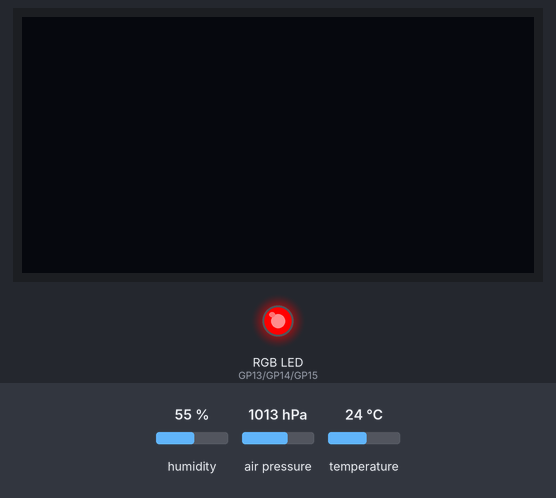
A program run on a simulated Raspberry Pi Pico running MicroPython. Parts: 128×64 one-colour display, an RGB LED mixed from three pins (HIGH = lit). Inputs (shaded band) come from the test bench; at power-on: humidity 55 %, air pressure 1013 hPa, temperature 24 °C. Files the program writes start out absent; library files of the repository ran but are not shown: bme280.py, sh1106.py; what the program prints to the serial console is not drawn.

Above: at 0.22 s.
At 1.12 s:
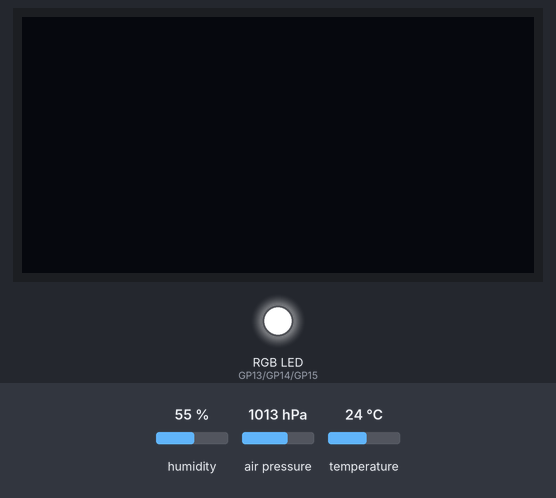
At 2.02 s:
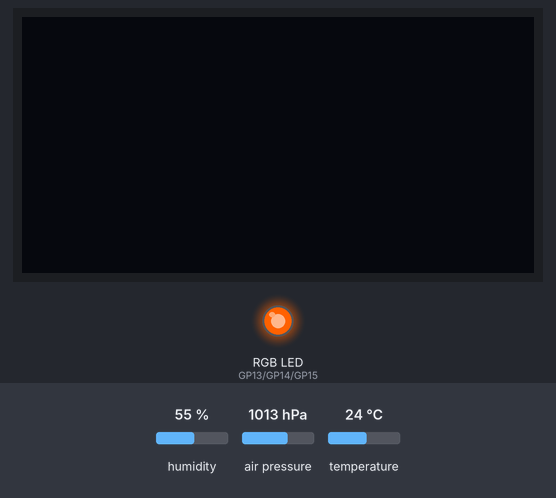
At 2.8 s:
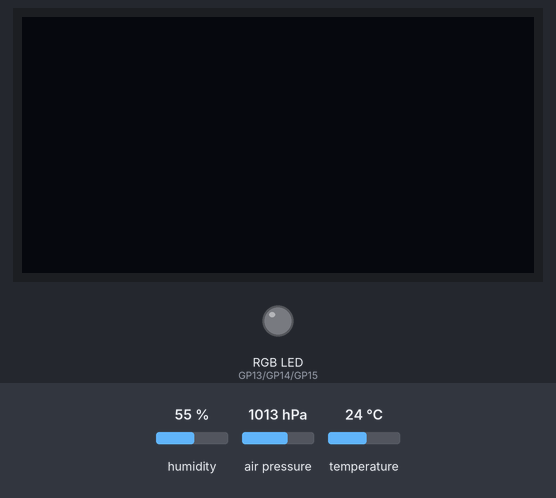
Timing chart, 0 to 4.3 s (numbered marks = the images above):
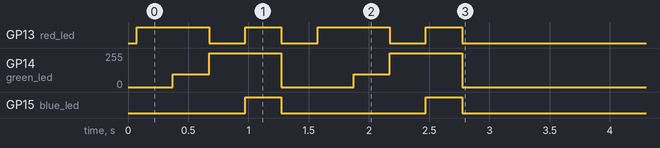

The program:

main_datalogger.py
```python
# main.py - uasyncio Version

import uasyncio as asyncio
from lib.temp_messung import bme_messure
from lib.LED import led_test
from lib.oled import oled_test, oled
from lib.datalogger import init_memory, save_messure

# Intervall-Einstellungen
MESS_INTERVALL = 120    # Sekunden zwischen den Messungen
OLED_REFRESH = 5      # Sekunden zwischen OLED-Updates

# Shared State für Sensordaten
sensor_data = {
    "temp": 0.0,
    "press": 0.0,
    "hum": 0.0
}

async def startup_tests():
    """
    Führt die Hardware-Tests nacheinander aus:
    - LED-Test (blockierend)
    - OLED-Test (blockierend)
    """
    led_test()       # blockiert, bis der LED-Test fertig ist
#    oled_test()      # blockiert, bis der OLED-Test fertig ist
    await asyncio.sleep(0)  # einmal zum Scheduler zurückgeben

async def sensor_task():
    """
    Liest kontinuierlich Sensordaten, speichert sie lokal und druckt sie in die Konsole.
    """
    init_memory()
    while True:
        t, p, h = bme_messure()
        sensor_data["temp"] = t
        sensor_data["press"] = p
        sensor_data["hum"] = h
        print(f"Temp: {t:.2f} °C, Druck: {p:.2f} hPa, Feuchte: {h:.2f} %")
        save_messure(t, p, h)
        await asyncio.sleep(MESS_INTERVALL)

async def oled_task():
    """
    Aktualisiert das OLED-Display mit den zuletzt gelesenen Sensordaten.
    """
    while True:
        oled.fill(0)
#        oled.text("akt. Messdaten:", 0, 0)
#        oled.text(f"Temp: {sensor_data['temp']:.1f} C", 0, 16)
#        oled.text(f"Druck: {sensor_data['press']:.0f} hPa", 0, 32)
#        oled.text(f"Feuchte: {sensor_data['hum']:.1f} %", 0, 48)
        oled.show()
        await asyncio.sleep(OLED_REFRESH)

async def main():
    # Startup-Initialisierung
    await startup_tests()

    # Tasks parallel starten
    task1 = asyncio.create_task(sensor_task())
    task2 = asyncio.create_task(oled_task())

    # Event-Loop läuft, bis du manuell mit CTRL+C abbrichst
    await asyncio.gather(task1, task2)

# uasyncio-Event-Loop starten
asyncio.run(main()) 
```

temp_messung.py
```python
#temp_messung.py


from machine import Pin, I2C
from utime import sleep
from lib import bme280    #Import aus dem Ordner lib

# I2C auf GP0 (SDA) und GP1 (SCL) initialisieren
i2c = I2C(0, scl=Pin(1), sda=Pin(0), freq=100000)

# BME280 initialisieren
sensor = bme280.BME280(i2c=i2c, address=0x76)

# Definition der Messung
def bme_messure():

    temp, pressure, humidity = sensor.read_compensated_data()

    # sensorspezifische Umrechnung in lesbare Werte
    temp_c = temp / 100       # z.B. 2325 -> 23.25 °C
    pressure_hpa = pressure / 25600  # z.B. 101325 -> ~1013.25 hPa
    humidity_percent = humidity / 1024  # z.B. 4512 -> 4.4%

    # Ausgabe im Terminal
    #print(f"Aktuelle Temperatur: {temp_c:.2f} °C")
    #print(f"Luftdruck: {pressure_hpa:.2f} hPa")
    #print(f"Luftfeuchtigkeit: {humidity_percent:.2f} %")
    #print("-" * 30)

    #Rückgabe der Werte aus der Schleife
    return temp_c, pressure_hpa, humidity_percent
```

LED.py
```python
#LED.py - Programm zur Ansteuerung der SMD RGB LED - (GND,R;G;B - Pin)

#-----------------------------------------------------------------------------

from machine import Pin, PWM
from utime import sleep
import uasyncio as asyncio


# Pin festlegen und definiert (je nach dem wo angeschlossen)
red_led = PWM(Pin(13))
green_led = PWM(Pin(14))
blue_led = PWM(Pin(15))

#PWM auf 1000 setzen
for pwm in (red_led, green_led, blue_led):
    pwm.freq(1000)

def set_color(r, g, b):
    # r, g, b: Werte von 0 (aus) bis 65535 (volle Helligkeit) - Mischen von Farben möglich
    red_led.duty_u16(r)
    green_led.duty_u16(g)
    blue_led.duty_u16(b)

#Definition der Farben als Variablem , ACHTUNG: wird als Tupel übergeben, daher beim verwenden mit *red entpacken
red = (65535, 0, 0)         # Rot
yellow = (65535, 25000, 0)  # Gelb
green = (0, 65535, 0)       # Grün
blue = (0, 0, 65535)        # Blau
white = (65535, 65535, 65535)  # Weiß
off = (0, 0, 0)             # Aus


def led_test():
    print("LED Test wird ausgeführt.")

    for i in range(2):
        t=0.3
        set_color(*red)          # Rot
        sleep(t)
        set_color(*yellow)       # Gelb
        sleep(t)
        set_color(*green)        # Grün
        sleep(t)
        set_color(*white)        # Weiß
        sleep(t)
        set_color(*off)          # Aus
        sleep(t)

    print("LED Test beendet.")


def show_ventilation_recommendation(temp, hum):
    """
    LED permanent auf Rot/Gelb/Grün je nach Sensorwert:
    - Rot: Feuchte > 60% oder Temp > 28°C
    - Gelb: Feuchte 50-60% oder Temp 25-28°C
    - Grün: Feuchte < 50% und Temp < 25°C
    """
    if hum > 60 or temp > 28:
        set_color(*red)
    elif 50 < hum <= 60 or 25 <= temp <= 28:
        set_color(*yellow)
    else:
        set_color(*green)

async def ventilation_task(get_sensor_data_callback):
    """
    Async-Task:
    - Alle 5 Sekunden: LED permanent entsprechend Sensorwerten aktualisieren
    - Alle 60 Minuten: Rote LED für 5 Minuten als Lüftungserinnerung
    """
    while True:
        # 60-Minuten Zyklus
        for _ in range(720):  # 720 * 5s = 3600s = 60 Minuten
            temp, hum = get_sensor_data_callback()
            show_ventilation_recommendation(temp, hum)
            await asyncio.sleep(5)

        # 5 Minuten rote Erinnerung
        print("Lüftungserinnerung: Bitte lüften! (rote LED 5 min)")
        for _ in range(60):  # 60 * 5s = 300s = 5 Minuten
            set_color(*red)
            await asyncio.sleep(5)

        # Danach geht es wieder in die permanente Anzeige zurück (nächster Loop)
```

oled.py
```python
#oled.py

from machine import Pin, I2C
from lib import sh1106
from utime import sleep

# globale I2C Initialisierung (I2C0 auf GP0=SDA, GP1=SCL)
i2c = I2C(0, scl=Pin(1), sda=Pin(0), freq=400000)
oled = sh1106.SH1106_I2C(128, 64, i2c, addr=0x3c)

# Bildschirm reseten
oled.fill(0)


#Funktion OLED-Test:
def oled_test():
    oled.fill(0)
    oled.text("OLED Test OK", 0, 0)
    oled.text("-_-_-_-_-_-_", 0, 16)
    oled.show()
    print("OLED-Test wird ausgeführt.")
    sleep(2)
    oled.fill(0)
    oled.show()
    print("OLED-Test wurde ausgeführt.")

# Funktion: OLED Ausgabe der Sensorwerte
def oled_update_thread(get_sensorwerte_callback):
    while True:
        # Sensorwerte abrufen
        temperature, pressure, humidity = get_sensorwerte_callback()

        # OLED Display aktualisieren
        oled.fill(0)
        oled.text("akt. Messdaten:", 0, 0)
        oled.text(f"Temp.: {temperature:.1f} C", 0, 16)
        oled.text(f"Druck: {pressure:.0f} hPa", 0, 32)
        oled.text(f"Feuchte: {humidity:.1f} %", 0, 48)
        oled.show()

        # Alle 5 Sekunden refreshen -> neue Ausgabe auf OLED
        sleep(5)
```

datalogger.py
```python
#datalogger.py - Programm zur Speicherung der Messdaten lokal auf dem Pico W als "Standalone Lösung"

from utime import sleep, ticks_ms, ticks_diff

# Name der Datei, wo die Daten gespeichert werden
filename = "messwerte.csv"

# Startzeit merken (in Millisekunden)
startzeit = ticks_ms()

# Funktion zum Initialisieren der Datei (nur 1x am Start)
def init_memory():
    try:
        with open(filename, "x") as f:
            # CSV-Header schreiben, falls Datei neu angelegt wird
            f.write("Zeitstempel,Temperatur,Luftdruck,Feuchte\n")
    except OSError:
        # Datei existiert bereits, nichts tun
        pass

# Funktion zum Erzeugen des aktuellen Zeitstempels seit Start
def get_time_since_start():
    vergangen = ticks_diff(ticks_ms(), startzeit) // 1000  # Sekunden
    stunden = vergangen // 3600
    minuten = (vergangen % 3600) // 60
    sekunden = vergangen % 60
    return "{:02d}:{:02d}:{:02d}".format(stunden, minuten, sekunden)

# Funktion zum Speichern eines Messwertes
def save_messure(temp_c, pressure_hpa, humidity_percent):
    time_string = get_time_since_start()

    with open(filename, "a") as f:
        f.write(f"{time_string},{temp_c:.2f},{pressure_hpa:.2f},{humidity_percent:.2f}\n")
```

Measured:
- by itself, GP13 (red_led): LOW → HIGH at 0.07 s, → LOW 0.60 s later, → HIGH 0.30 s later, → LOW 0.30 s later, … (8 changes in this stretch)
- by itself, GP15 (blue_led): alternates HIGH for 0.30 s and LOW for 1.2 s, 4 changes in all, then stays LOW
- by itself, GP14 (green_led): 0/255 → 97/255 at 0.37 s, → 255/255 0.30 s later, → 0/255 0.60 s later, → 97/255 0.60 s later, … (6 changes in this stretch)
